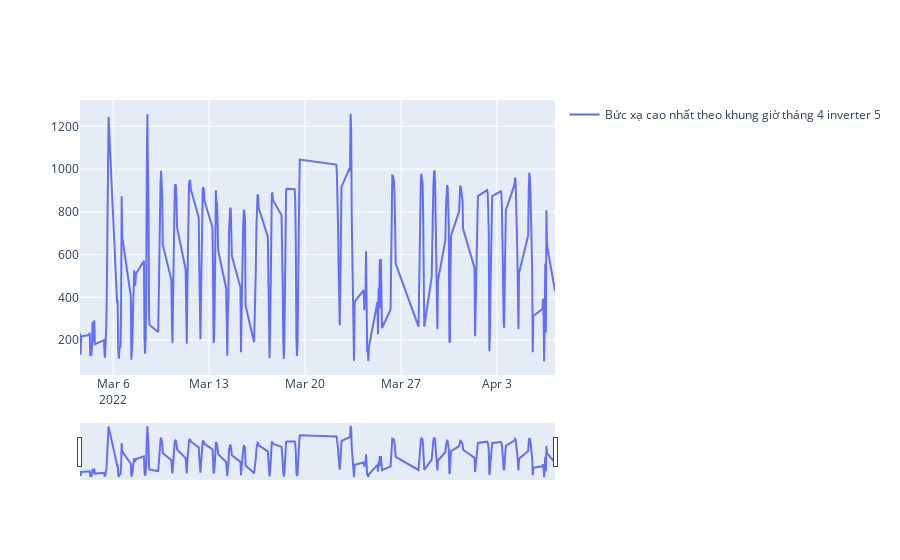

Write notebook code for a chart like this one.
### Markdown cell above
Bức xạ cao nhất

### Code cell
fig = go.Figure()
fig.add_trace(go.Scatter(
    x=df5_4.time,
    y=df5_4[df5_4['month']==4]['Irradiance(W/㎡)'],
    name="Bức xạ cao nhất theo khung giờ tháng 4 inverter 5 "))
fig . update_traces (
    showlegend = True 
    )
fig.update_xaxes(
    rangeslider_visible=True,
)
fig.show()

### Figure 1 — Plotly figure (JSON) as saved in the notebook; plotly's stock layout.template omitted (floating-point values rounded to 4 significant figures; data arrays with more than 128 entries replaced by an {"elided": "..."} marker saying what was removed)
{"data": [{"name": "Bức xạ cao nhất theo khung giờ tháng 4 inverter 5 ", "showlegend": true, "type": "scatter", "x": {"elided": "1823 str values"}, "y": {"elided": "309 float values"}}], "layout": {"xaxis": {"rangeslider": {"visible": true}}}}
